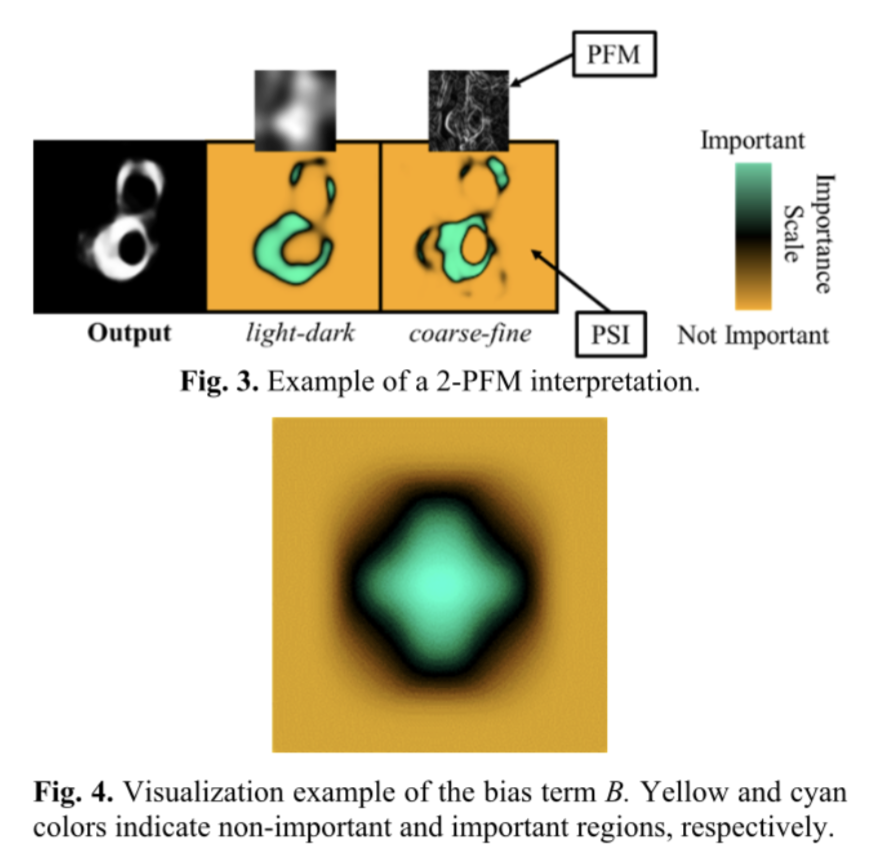
#> input picture assets/interpretation.png, 870 x 868 px
$ python -i arachnet_utils.py   (imports and definitions only)
#> lines starting #> are read from the running program, lines starting #| are printed output that depends on the picture
#> further down, picture is the input picture: shape (868, 870, 3); mean B, G, R 189.8, 209.6, 216.3
import cv2
from skimage.filters import roberts, sobel, scharr, prewitt
from scipy import ndimage as nd
import random

from tensorflow.keras.preprocessing.image import Iterator, ImageDataGenerator
from tensorflow.keras.utils import Sequence
from utils.image_preprocessing import PreProcess

import cv2 as cv
import numpy as np


def segmentation_feature_extraction(data, task="None"):
    def min_max_norm(x):
        x = x.astype(np.float32)
        return (x - x.min()) / (x.max() - x.min())

    image_rep = (min_max_norm(data) * 255).astype(np.uint8)
    # cv2.imshow("test", cv2.resize(image_rep, (256, 256)))
    # cv2.waitKey(0)
    sobs = sobel_img(image=image_rep)
    gaus_im = gaussInvar_img(image=image_rep)
    hu_rep = min_max_norm(data)

    digit_rep = np.digitize(hu_rep, bins=np.arange(0, 1, 0.3))
    _digit_rep = [hu_rep * (digit_rep == (i+1)) for i in range(3)]

    sobs, gaus_im, hu_rep = min_max_norm(sobs), min_max_norm(gaus_im), min_max_norm(hu_rep)

    # for 2PFM model
    return (gaus_im, sobs)

    # for 5PFM model
    # return (gaus_im, sobs, *_digit_rep)


def gaussInvar_img(image):
    img = image.copy()
    if len(image.shape) == 3 and image.shape[2] == 3:
        img = cv2.cvtColor(img, cv2.COLOR_BGR2GRAY)  # optional , small difference
    sigma = random.randrange(2, 11, 3)
    gaussian_im = nd.gaussian_filter(img, sigma=sigma)
    return gaussian_im


def sobel_img(image):
    img = image.copy()
    if (len(image.shape) == 3) and (image.shape[2] == 3):
        img = cv2.cvtColor(img, cv2.COLOR_BGR2GRAY)
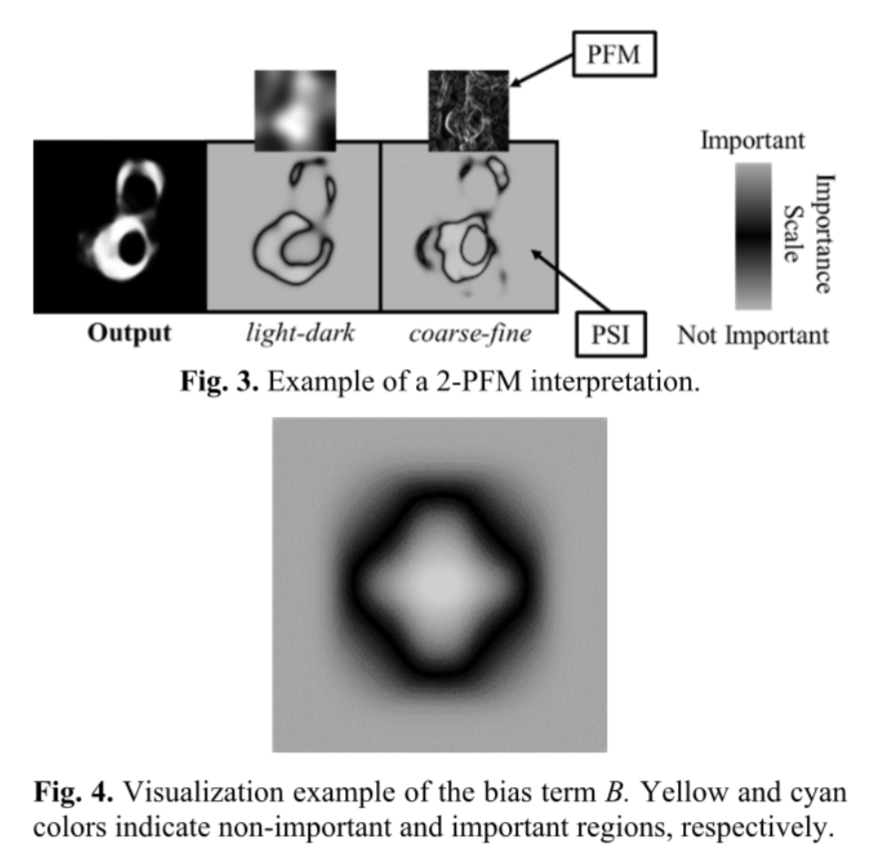
#> img: shape (868, 870); min 0, max 255, mean 209.3
    sobel_im = sobel(img)
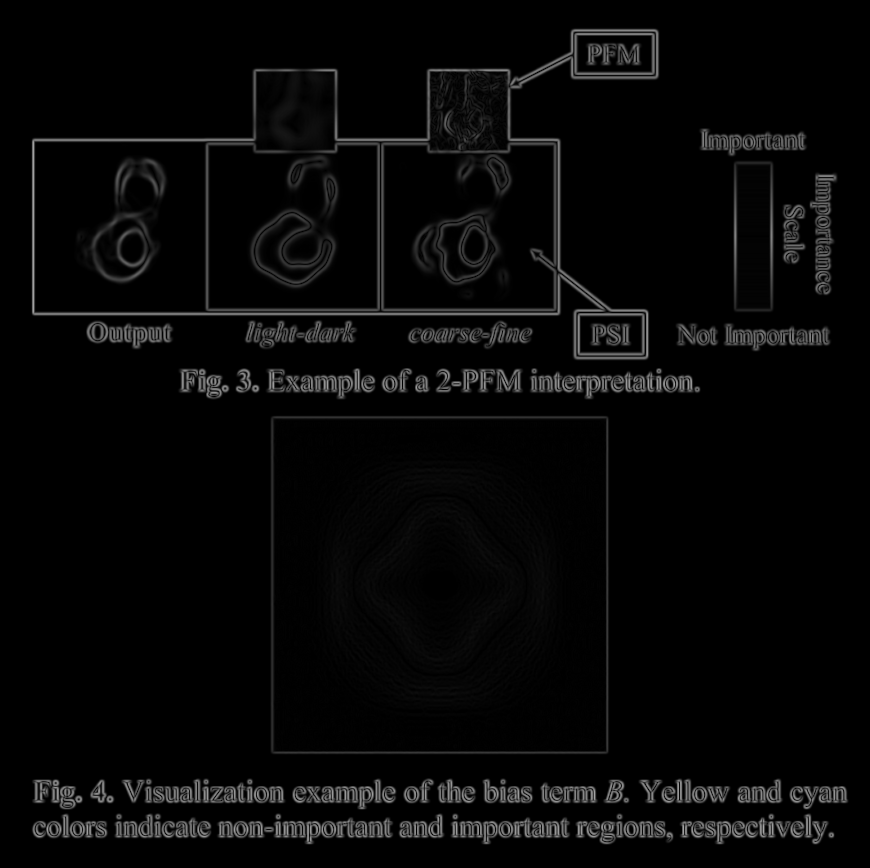
#> sobel_im: shape (868, 870) float64; min 0, max 0.652, mean 0.0299

    return sobel_im


# [6 lines left out: function dice_coef, not called in this run]


def dice_coef_loss(y_true, y_pred):
    return 1 - dice_coef(y_true, y_pred)


class GenImageDataGenerator(Sequence):

    # [76 lines left out: functions __init__, __len__, __getitem__, not called in this run]

>>> import cv2
>>> picture = cv2.imread('../assets/interpretation.png')
>>> result = segmentation_feature_extraction(picture)
#> in gaussInvar_img, `gaussian_im = nd.gaussian_filter(img, sigma=sigma)`:
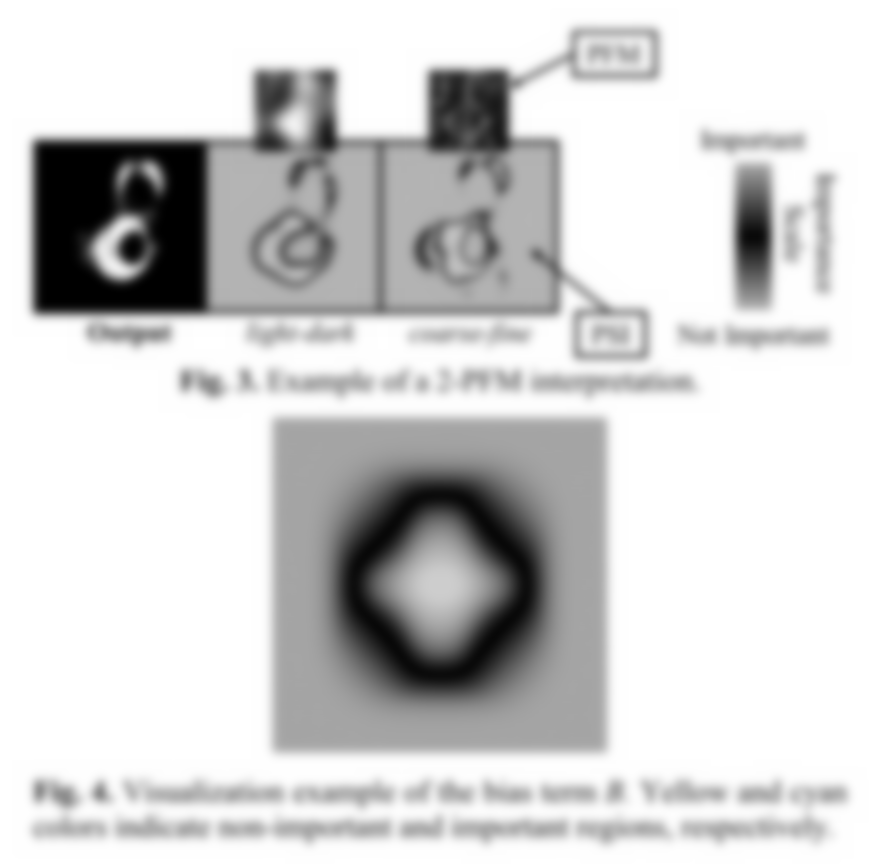
#> gaussian_im: shape (868, 870); min 0, max 255, mean 208.7
#> in segmentation_feature_extraction, `digit_rep = np.digitize(hu_rep, bins=np.arange(0, 1, 0.3))`:
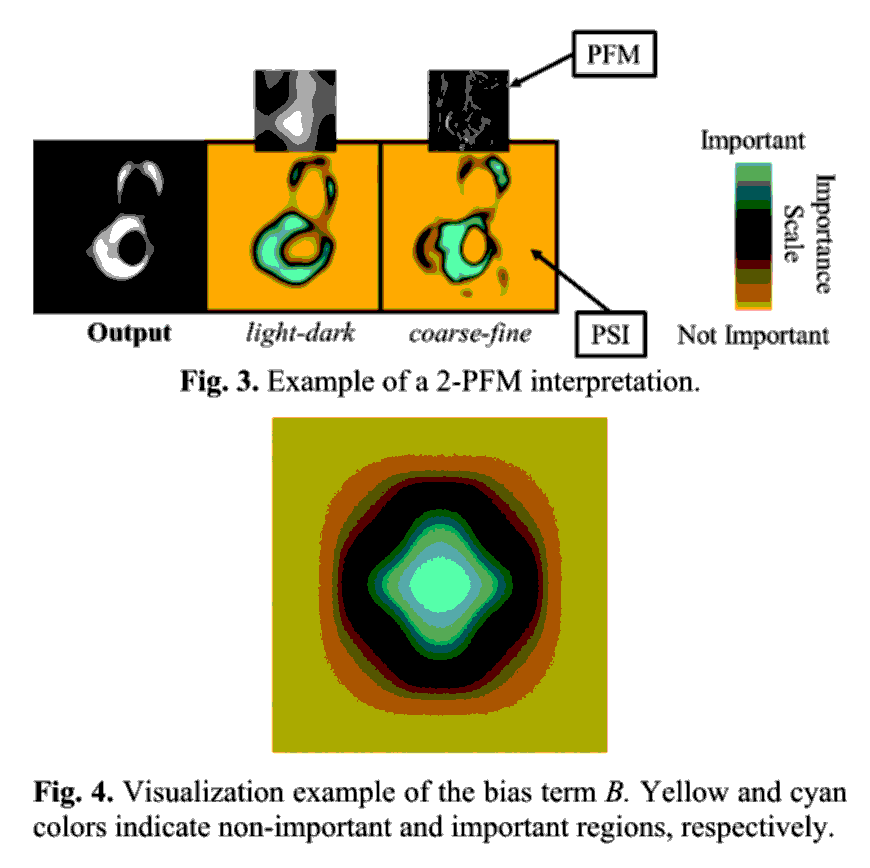
#> digit_rep: shape (868, 870, 3) int64; mean B, G, R 3.09, 3.41, 3.46; drawn with min black and max white
#> in min_max_norm (call 3), `return (x - x.min()) / (x.max() - x.min())`:
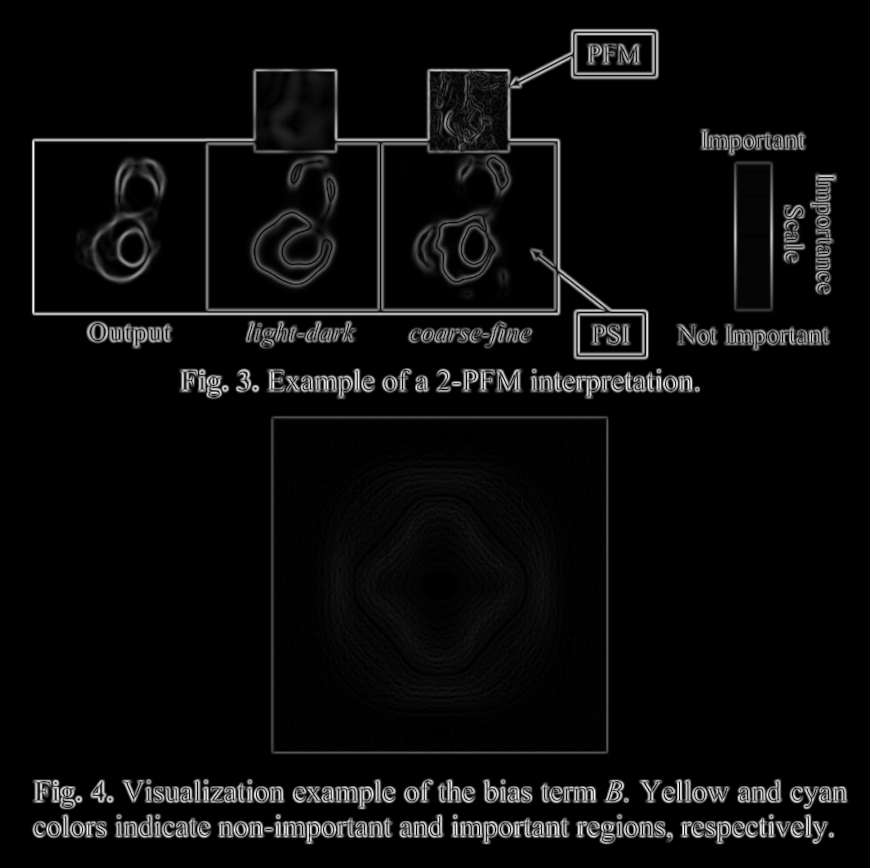
#> returned value: shape (868, 870) float32; min 0, max 1, mean 0.0459

$ run again, on assets/model.png
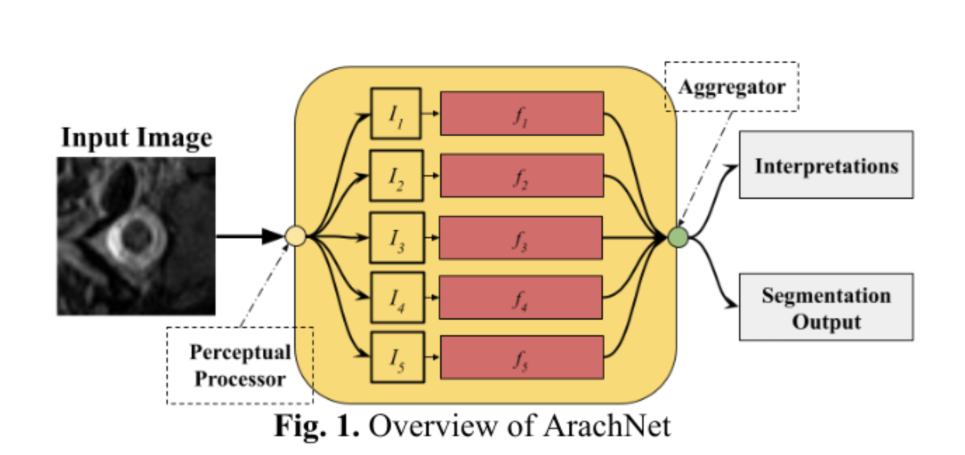
#> input picture assets/model.png, 1930 x 910 px (shown at 1/2 size)
#> picture is the input picture: shape (910, 1930, 3); mean B, G, R 193.9, 212.7, 226.2
#> in segmentation_feature_extraction, `digit_rep = np.digitize(hu_rep, bins=np.arange(0, 1, 0.3))`:
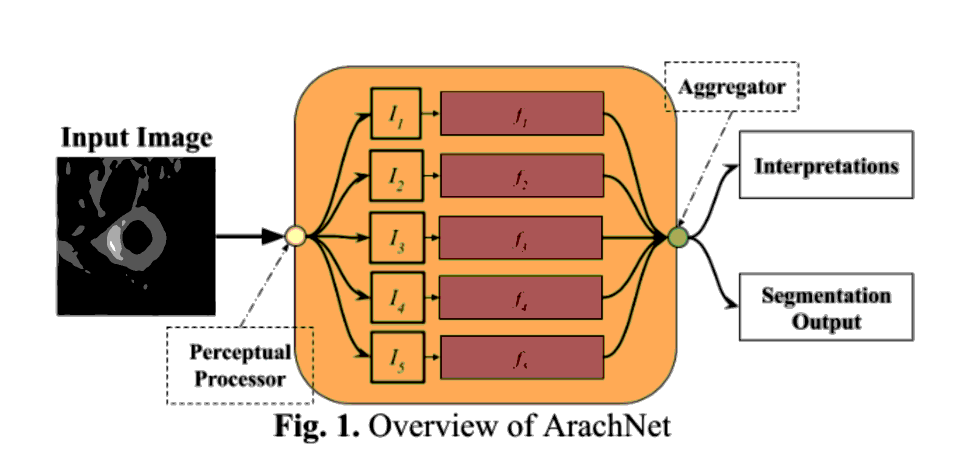
#> digit_rep: shape (910, 1930, 3) int64 (shown at 1/2 size); mean B, G, R 3.15, 3.34, 3.59; drawn with min black and max white
#> x: shape (910, 1930) float32
#> in min_max_norm (call 3), `return (x - x.min()) / (x.max() - x.min())`:
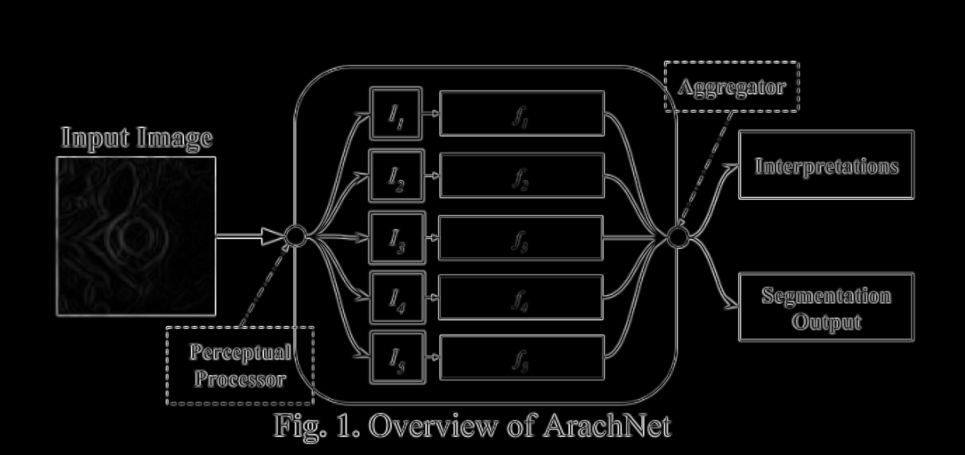
#> returned value: shape (910, 1930) float32 (shown at 1/2 size); min 0, max 1, mean 0.0451
